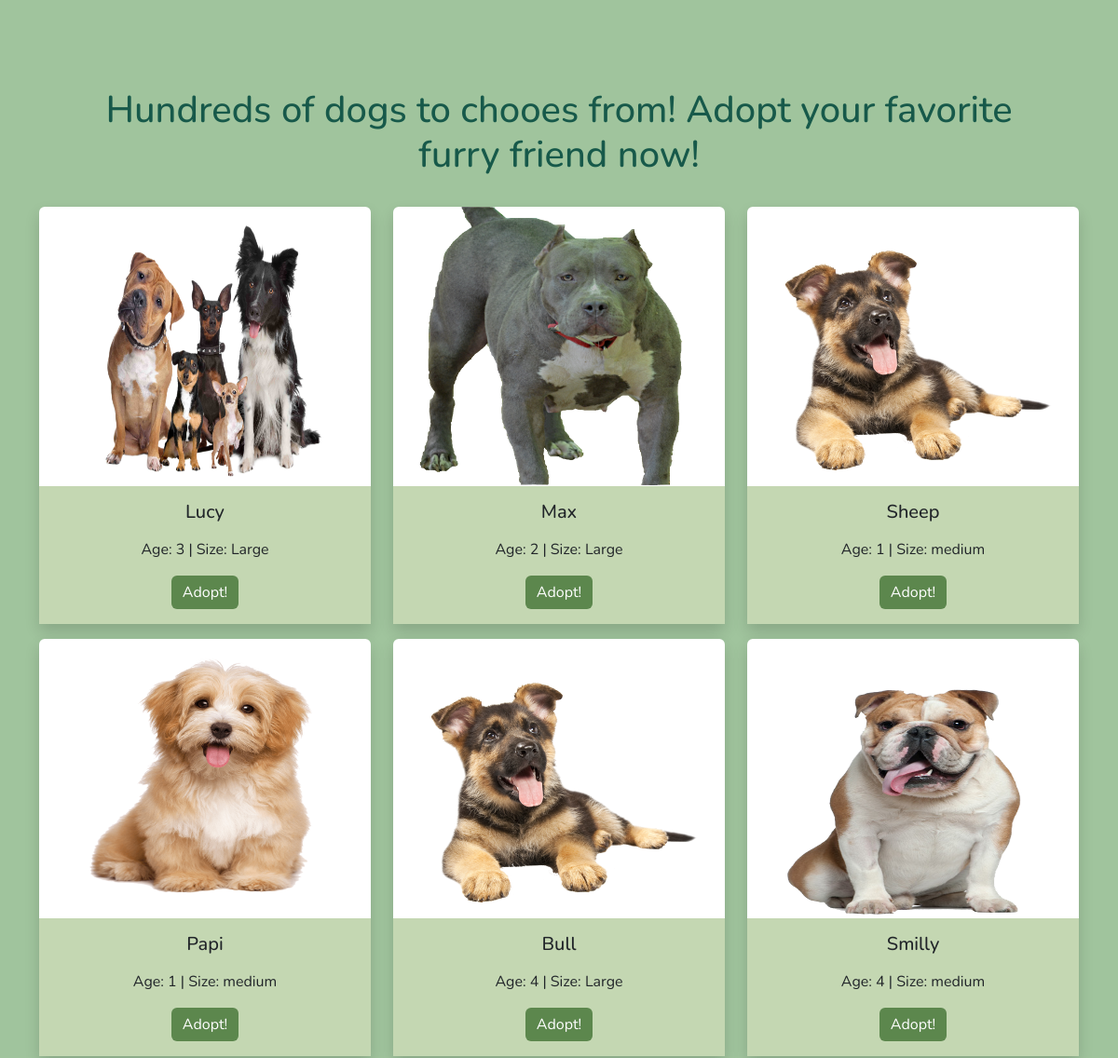
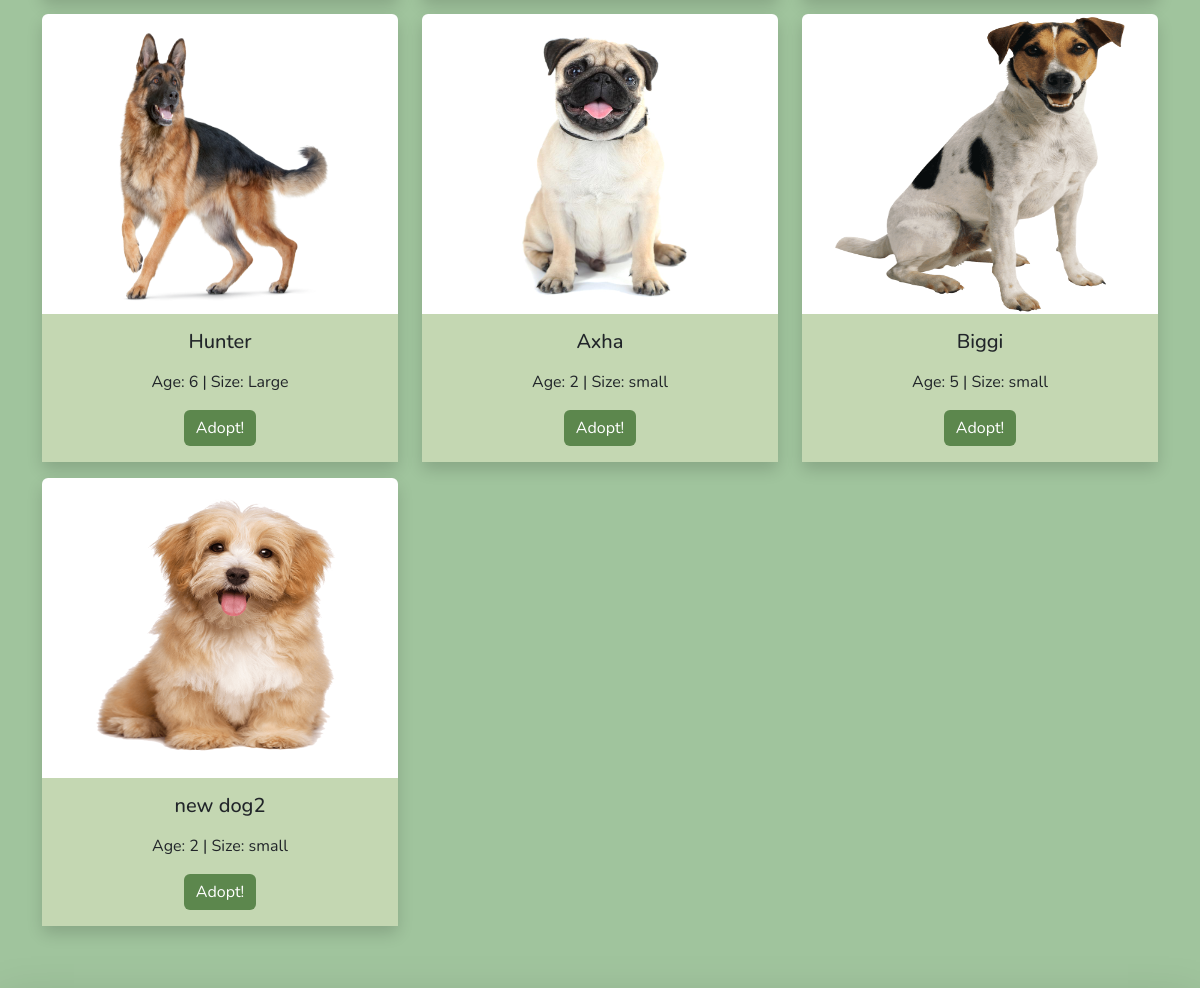
The page /adopt/ (middle part) on the database as committed earlier (2 pictures, top to bottom).
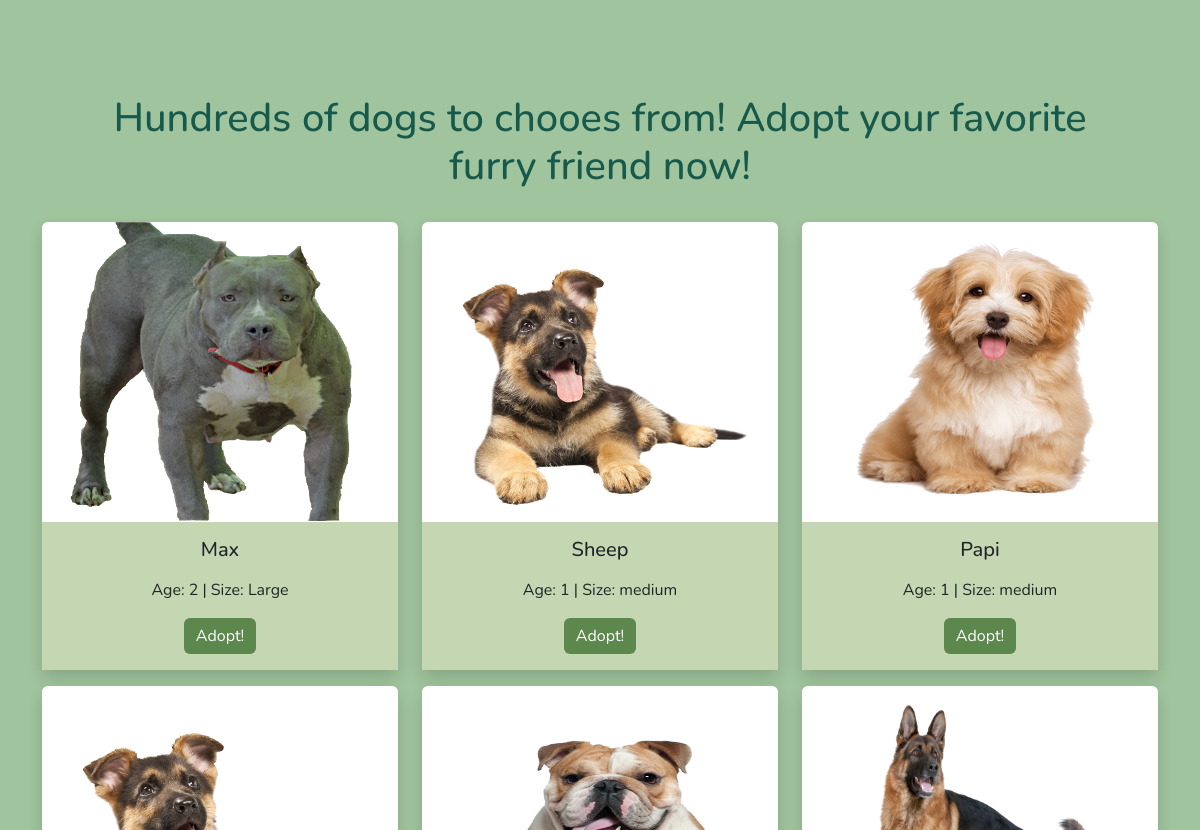
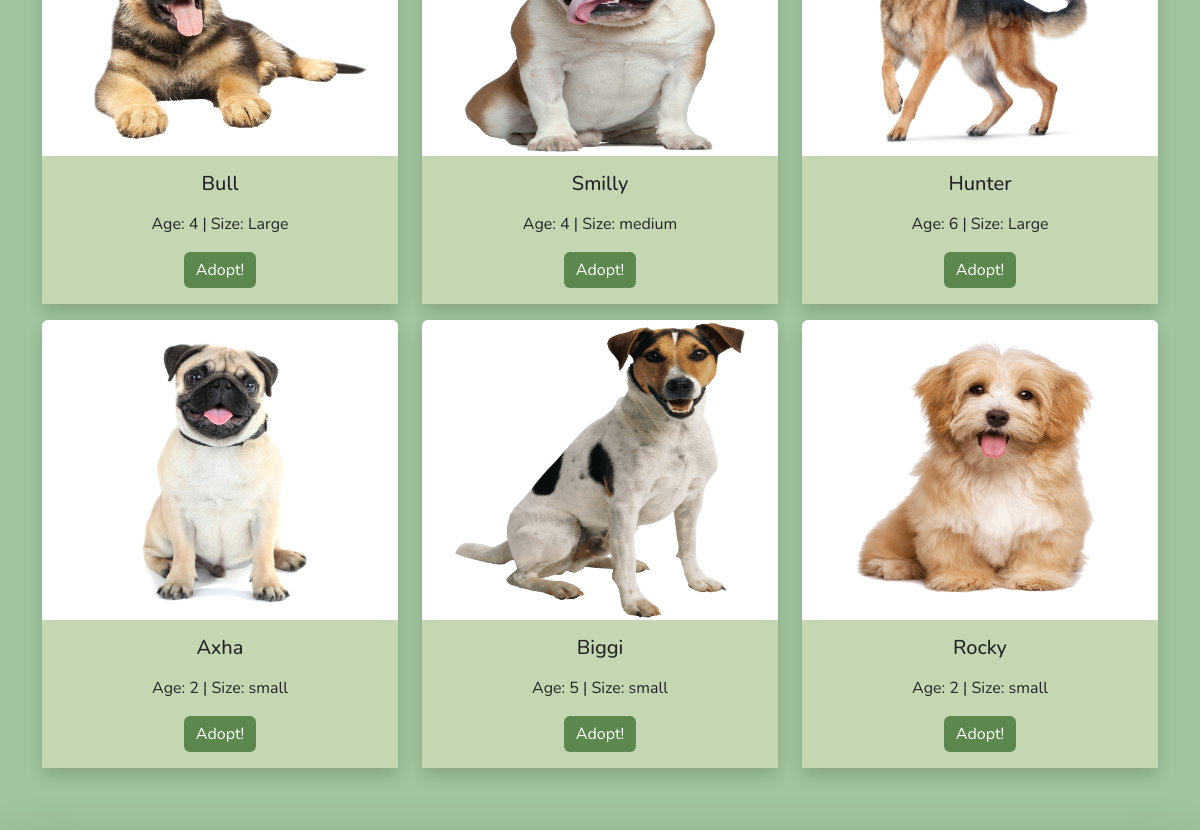
The same page on the database as committed later (2 pictures, top to bottom).
### adopt_app/models.py (models this page shows, shortened)
class Dog(models.Model):
    name = models.CharField(max_length=100)
    breed = models.CharField(max_length=100)
    location = models.CharField(max_length=100)
    picture = models.ImageField(null=True, blank=True, default='default.png', upload_to='dog_pictures/')
    gender = models.CharField(max_length=10)
    age = models.IntegerField()
    size = models.CharField(max_length=10)

### adopt_app/views.py (the view)
# urls.py: path('', views.list_dogs, name='list_dogs')
def list_dogs(request):
    dogs = Dog.objects.all()
    context = {'dogs': dogs}
    return render(request, 'adopt_app/adopt.html', context)

### adopt_app/templates/adopt_app/adopt.html
{% extends 'base.html' %}
{% block content %}
<h1 class="h1-custom">Hundreds of dogs to chooes from! Adopt your favorite furry friend now!</h1>
    <div class="row gy-3">
        {% for dog in dogs %}
      <div class="col-md-4">
    <div class="card text-center shadow">
        {% if dog.picture %}
        <center class="card-img-bg"><img src="{{ dog.picture.url }}" alt="Dog Picture" style="height: 300px; width: 300px;" class="card-img-top card-img-bg"/></center>
        {% endif %}
      <div class="card-body">
        <h5 class="card-title">{{ dog.name }}</h5>
        <p class="card-text">
            <p>Age: {{ dog.age }} | Size: {{ dog.size }}</p>
        </p>
        <a href="#" class="btn btn-warning">Adopt!</a>
      </div>
    </div>
      </div>
      {% endfor %}
    </div>
  {% endblock content %}

### templates/base.html (shortened to what this page needs)
{% load static %}
<!DOCTYPE html>
<html lang="en">
<head>
  <link href="https://cdn.jsdelivr.net/npm/bootstrap@5.3.0/dist/css/bootstrap.min.css" rel="stylesheet">
  <link rel="stylesheet" href="{% static 'styles/main.css' %}" />
</head>
<body>
  <main>
    <div class="container">
      {% block content %} {% endblock content %}
    </div>
  </main>
  </body>
</html>

### templates/partials/navbar.html (shortened to what this page needs)
{% load static %}

### templates/partials/hero.html (shortened to what this page needs)
{% load static %}

### templates/partials/footer.html (shortened to what this page needs)
{% load static %}

### static/styles/main.css (style rules this page uses)
* { font-family: "Nunito", sans-serif; }
body { background-color: #f7ffe5; }
.card { background-color: white; border: none; border-radius: 10; }
.card-body { background-color: #c4d7b2; border-radius: 10; }
main { padding-top: 4rem; padding-bottom: 4rem; min-height: 600px; color: #17594a; background-color: #a0c49d; }
.btn { color: #17594a; }
.h1-custom { text-align: center; margin: 2rem; }

### templates/base.html (style rules this page uses)
.btn { background-color:#5C874D; color: #FFFFFF; border:0; margin: 0 5px; }

Rows that differ between the two databases and show on the page:
removed Dog: picture (picture), name "Lucy", age "3", size "Large"
changed Dog: name "new dog2" → "Rocky"
